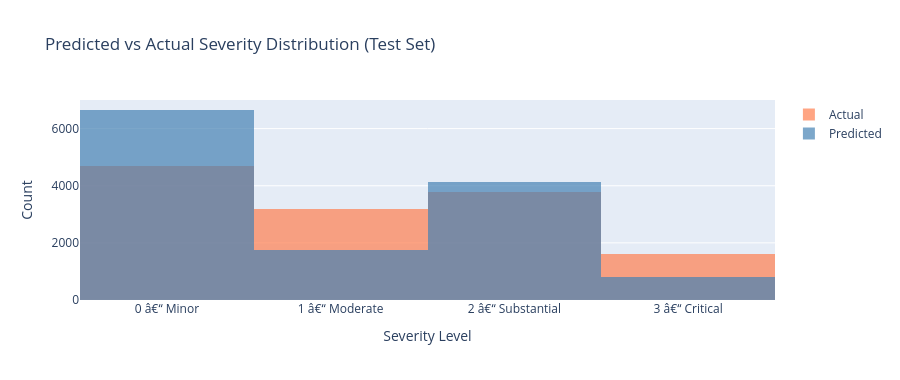

The code cell stored with this chart in its notebook:
### Markdown cell above
## 4. Predicted vs Actual Severity Distribution

### Code cell
fig = go.Figure()
fig.add_trace(go.Histogram(
    x=y_true, name="Actual",
    opacity=0.7, marker_color="coral",
    xbins=dict(start=-0.5, end=3.5, size=1)
))
fig.add_trace(go.Histogram(
    x=y_pred, name="Predicted",
    opacity=0.7, marker_color="steelblue",
    xbins=dict(start=-0.5, end=3.5, size=1)
))
fig.update_layout(
    barmode="overlay",
    title="Predicted vs Actual Severity Distribution (Test Set)",
    xaxis=dict(
        title="Severity Level",
        tickvals=[0, 1, 2, 3],
        ticktext=[f"{i} â€“ {SEVERITY_LABELS[i]}" for i in range(4)]
    ),
    yaxis_title="Count",
    height=380,
)
fig.show()

### Figure 1 — Plotly figure (JSON) as saved in the notebook; plotly's stock layout.template omitted (floating-point values rounded to 4 significant figures; data arrays with more than 128 entries replaced by an {"elided": "..."} marker saying what was removed)
{"data": [{"marker": {"color": "coral"}, "name": "Actual", "opacity": 0.7, "type": "histogram", "x": {"elided": "13309 int values"}, "xbins": {"end": 3.5, "size": 1, "start": -0.5}}, {"marker": {"color": "steelblue"}, "name": "Predicted", "opacity": 0.7, "type": "histogram", "x": {"elided": "13309 int values"}, "xbins": {"end": 3.5, "size": 1, "start": -0.5}}], "layout": {"barmode": "overlay", "height": 380, "title": {"text": "Predicted vs Actual Severity Distribution (Test Set)"}, "xaxis": {"ticktext": ["0 â€“ Minor", "1 â€“ Moderate", "2 â€“ Substantial", "3 â€“ Critical"], "tickvals": [0, 1, 2, 3], "title": {"text": "Severity Level"}}, "yaxis": {"title": {"text": "Count"}}}}
